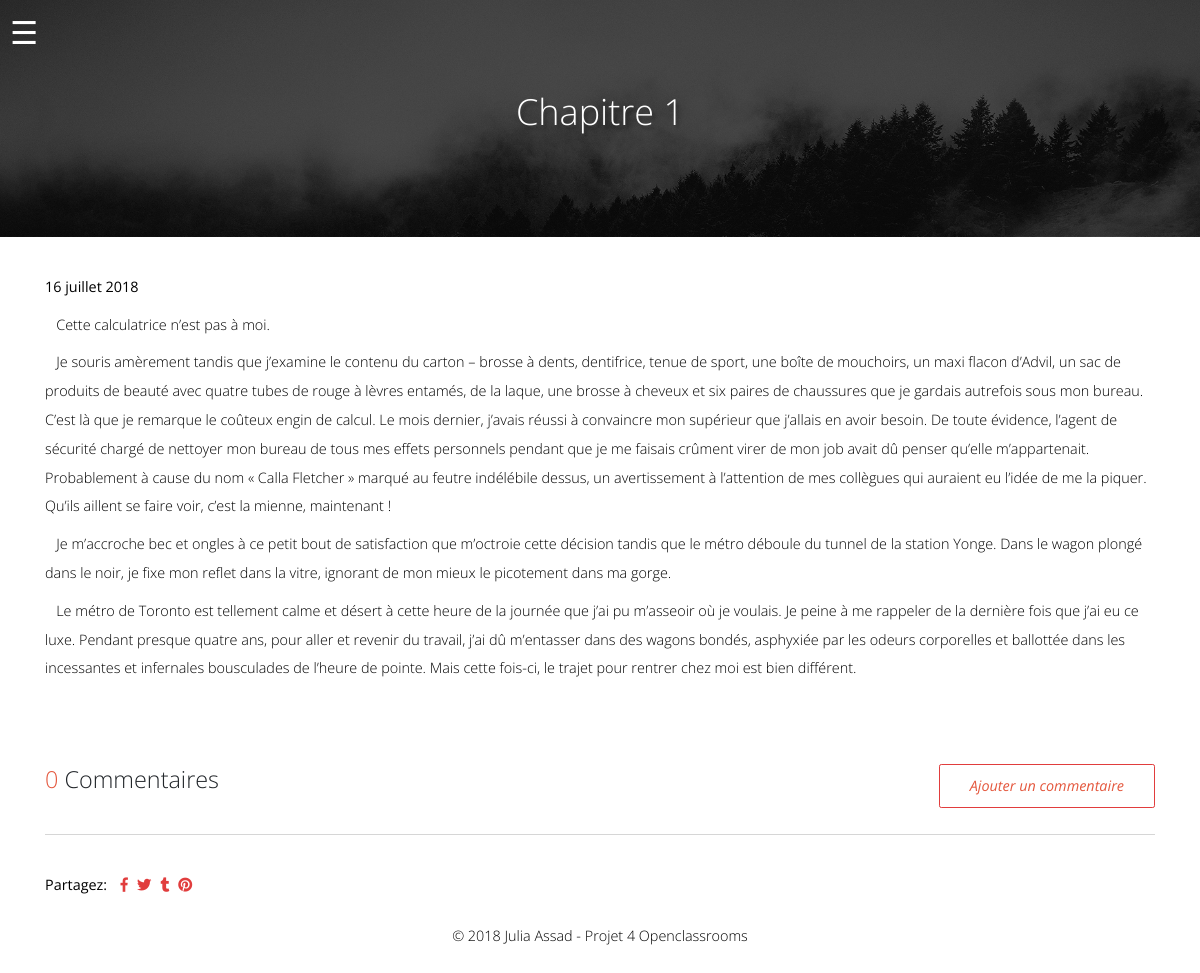
The page /chapitres/2 on the database its author committed.
### tables this page shows
CREATE TABLE `chapters` (
  `id` int(11) NOT NULL,
  `title` varchar(255) NOT NULL,
  `body` text NOT NULL,
  `image` varchar(255) NOT NULL,
  `created_at` datetime NOT NULL DEFAULT CURRENT_TIMESTAMP
);

### app/libraries/core.php (called while the page is built, shortened)
<?php
class Core
{
 protected $currentMethod = 'Index';
 public function __construct()
 {
  $url = $this->getUrl();
  if (file_exists('../app/controllers/' . ucwords($url[0]) . '.php')) {
   unset($url[0]);
  }
  $this->currentController = new $this->currentController;
  $this->params = $url ? array_values($url) : [];
  call_user_func_array([$this->currentController, $this->currentMethod], $this->params);
 }
 public function getUrl()
 {
  if (isset($_GET['url'])) {
   $url = rtrim($_GET['url'], '/');
   $url = filter_var($url, FILTER_SANITIZE_URL);
   $url = explode('/', $url);
   return $url;
  }
 }
}

### public/index.php (called while the page is built, shortened)
<?php
$init = new Core;

### app/libraries/database.php (called while the page is built, shortened)
<?php
class Database
{
 private $host = DB_HOST;
 private $user = DB_USER;
 private $pass = DB_PASS;
 private $dbname = DB_NAME;
 private $dbh;
 private $stmt;
 public function __construct()
 {
  $dsn = 'mysql:host=' . $this->host . ';dbname=' . $this->dbname;
  $options = array(
   PDO::ATTR_PERSISTENT => true,
   PDO::ATTR_ERRMODE => PDO::ERRMODE_EXCEPTION,
  );
  try {
   $this->dbh = new PDO($dsn, $this->user, $this->pass, $options);
  } catch (PDOException $e) {
   $this->error = $e->getMessage();
   echo $this->error;
  }}
 public function query($sql)
 {
  $this->stmt = $this->dbh->prepare($sql);
 }
 public function bind($param, $value, $type = null)
 {
  if (is_null($type)) {
   switch (true) {
    default:
     $type = PDO::PARAM_STR;
   }
  }
  $this->stmt->bindValue($param, $value, $type);
 }
 public function execute()
 {
  return $this->stmt->execute();
 }
 public function single()
 {
  $this->execute();
  return $this->stmt->fetch(PDO::FETCH_OBJ);
 }
}

### app/models/AdminChapter.php (called while the page is built, shortened)
<?php
class AdminChapter
{
 private $db;
 public function __construct()
 {
  $this->db = new Database;
 }
 public function getChapters()
 {
  $this->db->query('SELECT * FROM chapters');
  $results = $this->db->resultSet();
  return $results;
 }
 public function getChapterById($id)
 {
  $this->db->query('SELECT * FROM chapters WHERE id = :id');
  $this->db->bind(':id', $id);
  $row = $this->db->single();
  return $row;
 }
}

### app/views/pages/chapitre.php (the view, shortened to what this page needs)
<?php require APPROOT . '/views/inc/header.php';?>
<body class="page-template">
  <div id="container">
    <div class="page-banner">
      <button class="menu-btn">&#9776;</button>
      <div class="container">
        <div class="d-flex justify-content-center align-items-center">
          <h2 class="page-title">
            <?php echo $data['chapter']->title; ?>
          </h2>
        </div>
      </div>
    </div>
    <div class="chapter_single">
      <div class="container">
        <?php echo $data['chapter']->body; ?>
      </div>
    </div>
    <div id="comments" class="comments">
      <div class="container">
        <div class="comments_wrapper">
          <div class="comments-header d-sm-flex justify-content-between align-items-center text-center">
            <?php if ($data['commentsCount'] > 1 || $data['commentsCount'] === 0): ?>
            <h5><span class="commentsCount"><?php echo $data['commentsCount']; ?></span> Commentaires</h5>
            <?php else: ?>
            <h5><span class="commentsCount"><?php echo $data['commentsCount']; ?></span> Commentaire</h5>
            <?php endif;?>
            <div class="add-comment">
              <button class="btn">Ajouter un commentaire</button>
            </div>
          </div>
        </div>
      </div>
    </div>
    <div class="share-chapter">
      <div class="container">
        <div class="d-flex align-items-center">
          <p class="mr-3"><strong>Partagez:</strong></p>
          <ul class="d-flex social-icons list-unstyled">
            <li><a href="#"><i class="fab fa-facebook-f"></i></a>
            </li>
            <li><a href="#"><i class="fab fa-twitter"></i></a></li>
            <li><a href="#"><i class="fab fa-tumblr"></i></a></li>
            <li><a href="#"><i class="fab fa-pinterest"></i></a></li>
          </ul>
        </div>
      </div>
    </div>
  </div>
  <?php require APPROOT . '/views/inc/footer.php';?>

### rows shown on the page
chapters: title "Chapitre 1", body "16 juillet 2018 Cette calculatrice n’est pas à moi. Je souris amèrement tandis que j’examine le contenu du carton – brosse à dents, dentifrice, tenue de sport, une boîte de mouchoirs, un maxi flacon d’Advil, un sac de produits de beauté avec quatre tubes de rouge à lèvres entamés, de la laque, une brosse à cheveux et six paires de chaussures que je gardais autrefois sous mon bureau. C’est là que je remarque le coûteux engin de calcul. Le mois dernier, j’avais réussi à convaincre mon supérieur que j’allais en avoir besoin. De toute évidence, l’agent de sécurité chargé de nettoyer mon bureau de tous mes effets personnels pendant que je me faisais crûment virer de mon job avait dû penser…"

### other values the page prints
$data['commentsCount'] "0"
